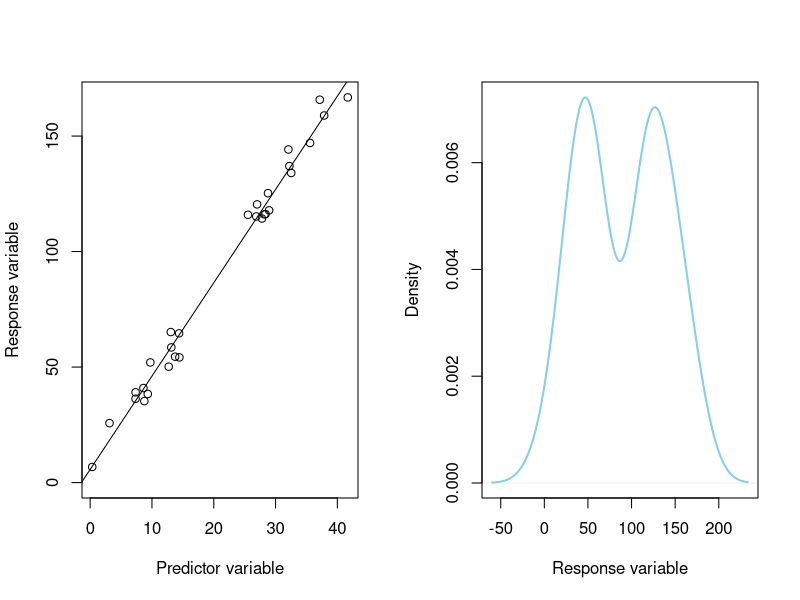
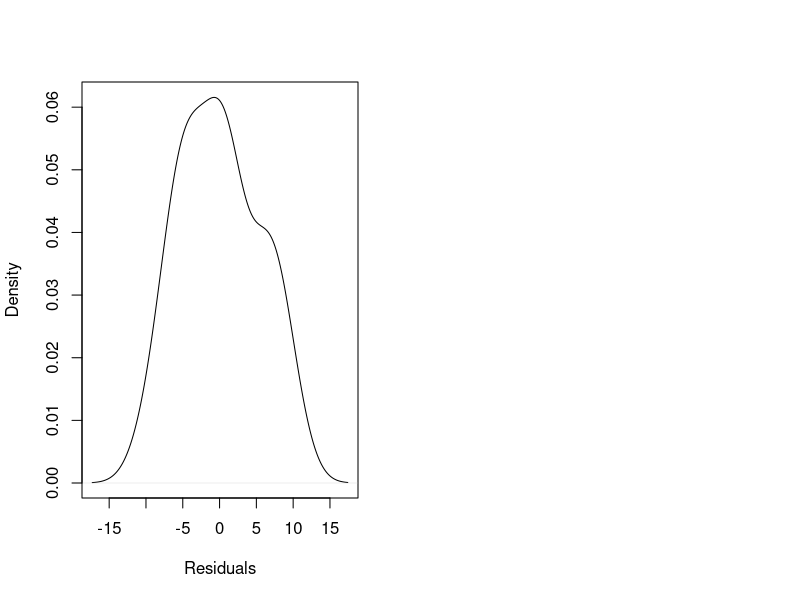
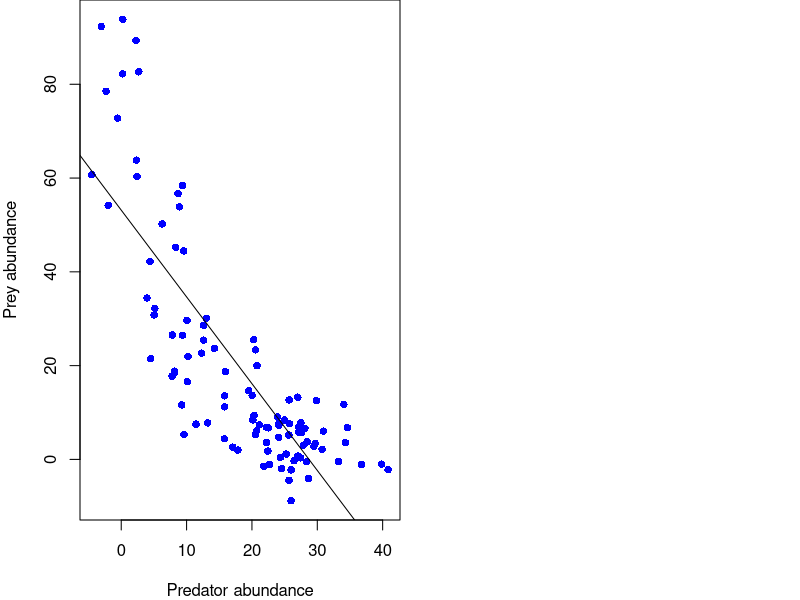
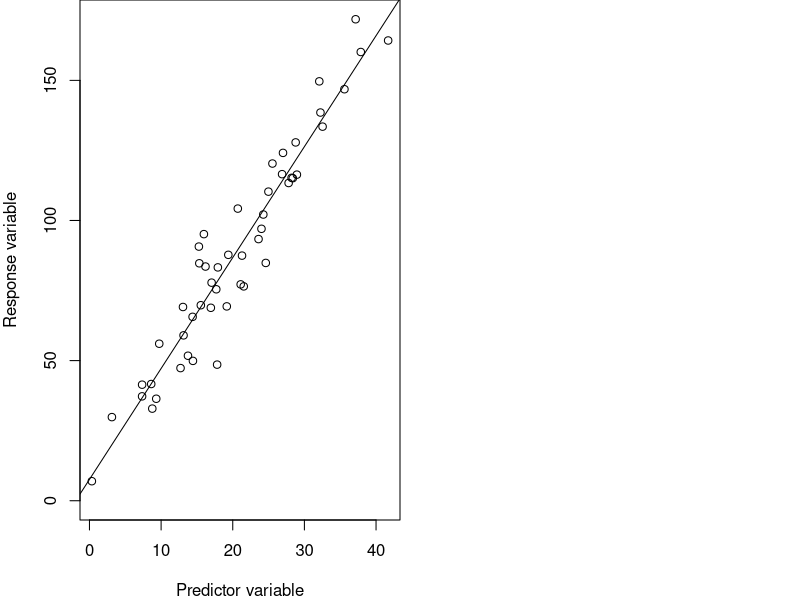
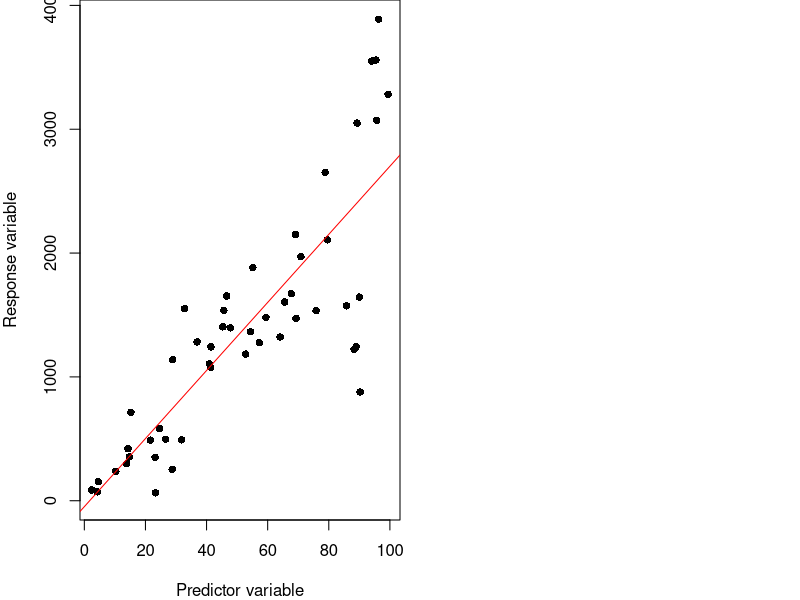
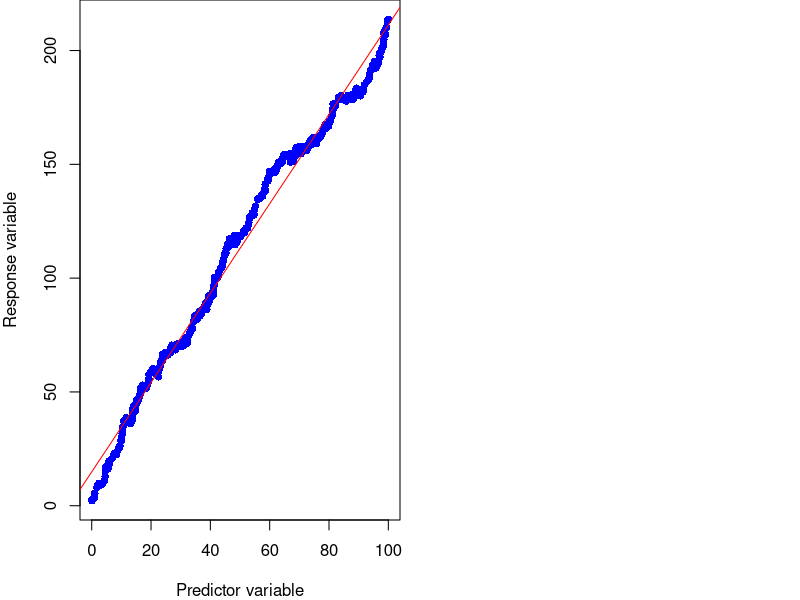
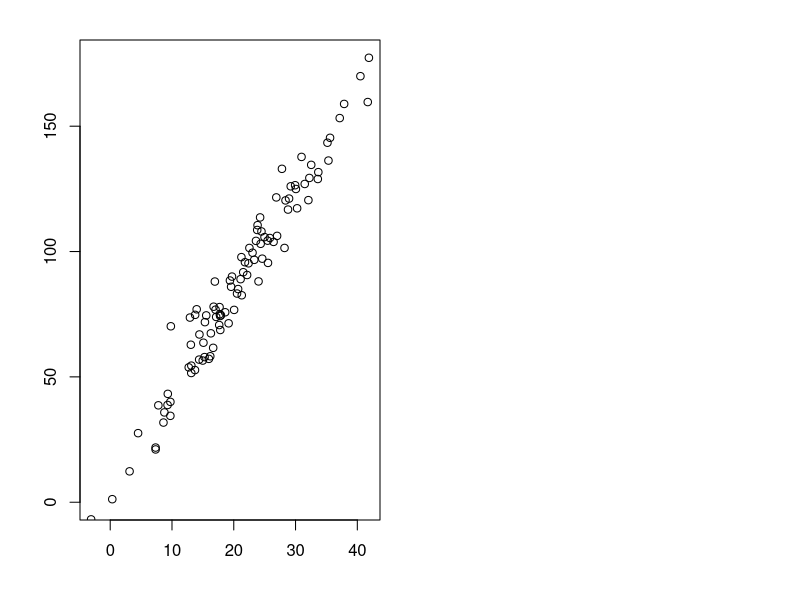
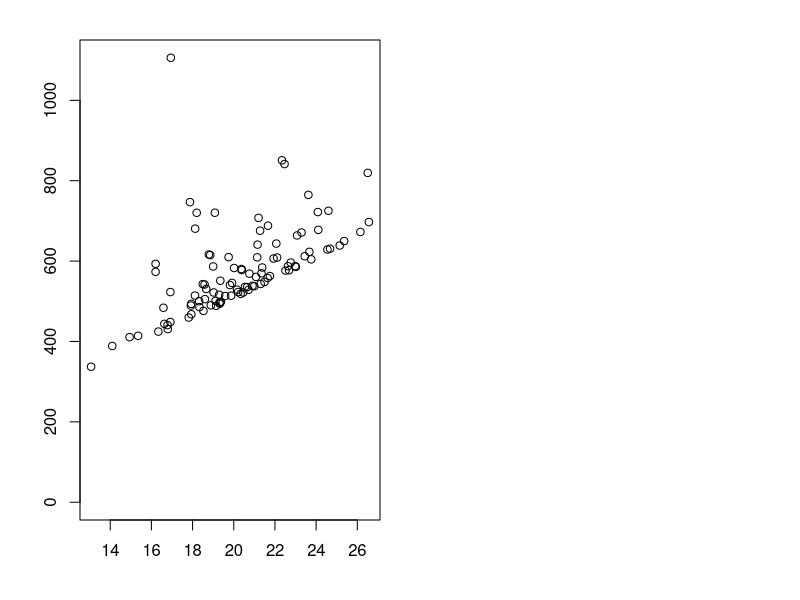

Source code (R) for these figures, in order: (Note: this script raises an error after producing the figures.)
## ---- chunk 1

knitr::opts_chunk$set(
	echo = TRUE,
	message = FALSE,
	warning = FALSE,
	cache = TRUE
)
## ---- chunk 2

#  NRES 710, Linear Regression (3)
#     University of Nevada, Reno
#     Assumptions of linear regression   

## ---- chunk 3
# Set the seed for reproducibility
set.seed(123)

# Set up the plotting area to display two plots side by side
par(mfrow = c(1, 2))

# Simulate data for the shallow slope
n <- 50
x1 <- rnorm(n, mean = 20, sd = 10)
y1 <- 5 + 4 * x1 + rnorm(n, mean = 0, sd = 8)

# Remove observations in the middle of x to create bimodal y
middle_range <- c(15, 25)
datum1 <- data.frame(x = x1, y = y1)
datum1 <- subset(datum1, x < middle_range[1] | x > middle_range[2])

# Plot the data with the shallow slope
plot(y ~ x, data = datum1,
     ylim=c(0, max(datum1$y)), xlab = "Predictor variable", ylab = "Response variable")

# Add a line to the plot for the shallow slope
results1 <- lm(y ~ x, data = datum1)
abline(results1)

# Plot the density of y
plot(density(datum1$y), col = "skyblue", xlab = "Response variable", ylab = "Density", main = "", lwd = 2)

# Examine normality of residuals
residuals <- resid(results1)
plot(density(residuals), xlab = "Residuals", main = "")
## ---- chunk 4
# Set the seed for reproducibility
set.seed(123); par(mar = c(4, 4, 0, 0)); par(mfrow=c(1,2))

# Simulate non-linear data
n <- 100
time <- seq(1, n)
prey_abundance <- 100 * exp(-0.05 * time) + rnorm(n, mean = 0, sd = 5)
predator_abundance <- 50 * (1 - exp(-0.01 * time)) + rnorm(n, mean = 0, sd = 5)

# Plot the data
plot(predator_abundance, prey_abundance, pch = 16, col = "blue",
     xlab = "Predator abundance", ylab = "Prey abundance")

# Fit a linear model
results <- lm(prey_abundance ~ predator_abundance)
abline(results)
## ---- chunk 5
# Set the seed for reproducibility
set.seed(123); par(mar = c(4, 4, 0, 0)); par(mfrow=c(1,2))

# Simulate data for the shallow slope
n <- 50
x1 <- rnorm(n, mean = 20, sd = 10)
y1 <- 5 + 4 * x1 + rnorm(n, mean = 0, sd = 12)

# Remove observations in the middle of x to create bimodal y
datum1 <- data.frame(x = x1, y = y1)

# Plot the data with the shallow slope
plot(y ~ x, data = datum1,
     ylim=c(0, max(datum1$y)), xlab = "Predictor variable", ylab = "Response variable")

# Add a line to the plot for the shallow slope
results1 <- lm(y ~ x, data = datum1)
abline(results1)
## ---- chunk 6
# Set the seed for reproducibility
set.seed(123); par(mar = c(4, 4, 0, 0)); par(mfrow=c(1,2))

# Simulate data with increasing variance (heteroscedasticity)
n <- 50
x1 <- runif(n, 0, 100)
y1 <- 20 + 25 * x1 + rnorm(n, mean = 0, sd = 10 * x1)

# Create a data frame
datum1 <- abs(data.frame(x = x1, y = y1))

# Fit a linear model
results1 <- lm(y ~ x, data = datum1)

# Predict values and calculate confidence intervals
predictions <- predict(results1, interval = "confidence", level = 0.95)
datum1 <- cbind(datum1, predictions)

# Plot the data
plot(datum1$x, datum1$y, ylim=c(0, max(datum1$y)), xlab = "Predictor variable", ylab = "Response variable", pch = 16)

# Add the regression line
abline(results1, col = "red")
## ---- chunk 7
# Set the seed for reproducibility
set.seed(123); par(mar = c(4, 4, 0, 0)); par(mfrow=c(1,2))

# # Simulate data with autocorrelation
# n <- 100
# x <- seq(1, n)
# phi <- 0.99  # Autoregressive parameter
# epsilon <- rnorm(n, mean = 0, sd = 5)  # Reduced noise term to make the autocorrelation more prominent
# y <- numeric(n)
# y[1] <- 5 + 2 * x[1] + epsilon[1]
# for (i in 2:n) {
#   y[i] <- 5 + 2 * x[i] + phi * (y[i-1] - (5 + 2 * x[i-1])) + epsilon[i]
# }
# 
# # Create a data frame
# data <- data.frame(x = x, y = y)

# Simulate data that are autocorrelated
n <- 500
x1 <- runif(n, 0, 100)

# Sort x1 from low to high
x1 <- sort(x1)

# Simulate error for each value using the mean of the previous value
error <- matrix(NA, length(x1), 1)
error[1,1] <- rnorm(1, mean = 0, sd = 1)
for (i in 2:length(x1)){
  error[i,1] <- rnorm(1, mean = error[i-1, 1], sd = 1)
}

# Create y values
y1 <- 3 + 2 * x1 + error

# Create dataframe
datum <- data.frame(x = x1, error = error, y = y1)

# Plot the data
plot(datum$x, datum$y, xlab = "Predictor variable", ylab = "Response variable", pch = 16, col = "blue")

# Fit a linear model
model <- lm(y ~ x, data = datum)

# Add the regression line to the graph
abline(model, col = "red")
## ---- chunk 8
# Load necessary libraries
library(knitr)

# Create the data frame
data <- data.frame(
  Group = c("Normality", "Linearity", "Homoscedasticity", "No autocorrelation"),
  `X-Y Scatterplot` = c("", "", "", ""),
  `Residuals Scatterplot` = c("", "", "", ""),
  `Histogram of Residuals` = c("", "", "", ""),
  `Autocorrelation Function (ACF)` = c("", "", "", "")
)

# Create the table
kable(data, col.names = c("Assumption", "X-Y Scatterplot", "Residuals Scatterplot", "Histogram of Residuals", "Autocorrelation Function (ACF)"))

## ---- chunk 9
# Set the seed for reproducibility
set.seed(123); par(mar = c(4, 4, 0, 0)); par(mfrow=c(1,2))

# Adjust margins: bottom, left, top, right
par(mar = c(4, 4, 2, 1))

# First, simulate data with no assumption violations
n <- 100
x1 <- rnorm(n, mean = 20, sd = 10)
y1 <- 5 + 4 * x1 + rnorm(n, mean = 0, sd = 8)

# Create dataframe
datum <- data.frame(x = x1, y = y1)

# Plot the data
plot(y ~ x, data = datum,
     ylim=c(0, max(datum$y)), xlab = "", ylab = "")

## ---- chunk 10
# Set the seed for reproducibility
set.seed(123); par(mar = c(4, 4, 0, 0)); par(mfrow=c(1,2))

# Adjust graph margins: bottom, left, top, right
par(mar = c(4, 4, 2, 1))

# Second, simulate data with a violation of normality
n <- 100
x <- rnorm(n, mean = 20, sd = 3)
y <- 10 + 25 * x + rnorm(n, mean = 0, sd = 8)^2

# Create dataframe
datum <- data.frame(x = x, y = y)

# Plot the data
plot(y ~ x, data = datum,
     ylim=c(0, max(datum$y)), xlab = "", ylab = "")

## ---- chunk 11
# Set the seed for reproducibility
set.seed(123); par(mar = c(4, 4, 0, 0)); par(mfrow=c(1,2))

# Adjust graph margins: bottom, left, top, right
par(mar = c(4, 4, 2, 1))

# Simulate data with a violation of linearity
n <- 100
x <- runif(n, 0, 10)
y <- 3 + 2 * x - 0.18 * x^2 + rnorm(n, mean = 0, sd = 1)

# Create dataframe
datum <- data.frame(x = x, y = y)

# Plot the data
plot(y ~ x, data = datum,
     ylim=c(0, max(datum$y)), xlab = "", ylab = "")

## ---- chunk 12
# Set the seed for reproducibility
set.seed(123); par(mar = c(4, 4, 0, 0)); par(mfrow=c(1,2))

# Adjust graph margins: bottom, left, top, right
par(mar = c(4, 4, 2, 1))

# Simulate data that are heteroscedastic
n <- 100
x1 <- runif(n, 0, 10)
y1 <- 5 + 4 * x1 + rnorm(n, mean = 0, sd = 1 * x1)

# Create dataframe
datum <- data.frame(x = x1, y = y1)

# Plot the data
plot(y ~ x, data = datum,
     ylim=c(0, max(datum$y)), xlab = "", ylab = "")

## ---- chunk 13
# Set the seed for reproducibility
set.seed(123); par(mar = c(4, 4, 0, 0)); par(mfrow=c(1,2))

# Adjust graph margins: bottom, left, top, right
par(mar = c(4, 4, 2, 1))

# Simulate data that are autocorrelated
n <- 100
x1 <- runif(n, 0, 10)

# Sort x1 from low to high
x1 <- sort(x1)

# Simulate error for each value using the mean of the previous value
error <- matrix(NA, length(x1), 1)
error[1,1] <- rnorm(1, mean = 0, sd = 1)
for (i in 2:length(x1)){
  error[i,1] <- rnorm(1, mean = error[i-1, 1], sd = 1)
}

# Create y values
y1 <- 3 + 2 * x1 + error

# Create dataframe
datum <- data.frame(x = x1, error = error, y = y1)

# Fit a linear model to the data
model <- lm(y1 ~ x1, data = datum)

# Get predicted values and residuals from the model
datum$predicted <- predict(model)
datum$residuals <- resid(model)

# Set up two side-by-side plots
par(mfrow = c(1, 2))

# First plot: Original data with regression line
plot(y1 ~ x1, data = datum,
     xlab = "x", ylab = "y")

# Second plot: Same graph with residual lines
plot(y1 ~ x1, data = datum,
     xlab = "x", ylab = "y",
     main = "Residuals (Lines to Regression Line)")
abline(model, col = "blue", lwd = 2)

# Add lines connecting points to the regression line (visualizing residuals)
for (i in 1:n) {
  segments(x0 = datum$x[i], y0 = datum$y[i], 
           x1 = datum$x[i], y1 = datum$predicted[i], 
           col = "red")
}

# Examine autocorrelation in the error term
print(datum[10:20,])

## ---- chunk 14
# Set the seed for reproducibility
set.seed(123)

# Set up the plotting area to display two plots side by side
par(mfrow = c(1, 2))

# Simulate data for the shallow slope
n <- 50
x1 <- rnorm(n, mean = 20, sd = 10)
y1 <- 5 + 4 * x1 + rnorm(n, mean = 0, sd = 8)

# Create dataframe
datum1 <- data.frame(x = x1, y = y1)

# Plot the data
plot(y ~ x, data = datum1,
     ylim=c(0, max(datum1$y)), xlab = "Predictor variable", ylab = "Response variable")

# Add a line to the plot for the shallow slope
results1 <- lm(y ~ x, data = datum1)
abline(results1)

# Calculate residuals
residuals1 <- residuals(results1)

# Plot the residuals
plot(datum1$x, residuals1, xlab = "Predictor variable", ylab = "Residuals")
abline(h = 0, col = "red", lty = 2)

## ---- chunk 15
# Set the seed for reproducibility
set.seed(111)

# Set up the plotting area to display two plots side by side
par(mfrow = c(1, 2))

# Simulate data for the shallow slope
n <- 100
x1 <- runif(n, 0, 50)
y1 <- 5 + 4 * x1 + rnorm(n, mean = 0, sd = 0.15 * x1)

# Create dataframe
datum1 <- data.frame(x = x1, y = y1)

# Plot the data
plot(y ~ x, data = datum1,
     ylim=c(0, max(datum1$y)), xlab = "Predictor variable", ylab = "Response variable")

# Add a line to the plot for the shallow slope
results1 <- lm(y ~ x, data = datum1)
abline(results1)

# Calculate residuals
residuals1 <- residuals(results1)

# Plot the residuals
plot(datum1$x, residuals1, xlab = "Predictor variable", ylab = "Residuals")
abline(h = 0, col = "red", lty = 2)

## ---- chunk 16
# Set the seed for reproducibility
set.seed(111)

# Set up the plotting area to display two plots side by side
par(mfrow = c(2, 2))

# Simulate data with non-normally distributed error
n <- 100
x <- rnorm(n, mean = 20, sd = 3)
y <- 10 + 25 * x + rnorm(n, mean = 0, sd = 8)^2

# Create dataframe
datum <- data.frame(x = x, y = y)

# Simple linear model
results1 <- lm(y ~ x, data = datum)

# Calculate residuals
residuals1 <- residuals(results1)

# Plot the residuals
plot(datum$x, residuals1, xlab = "", ylab = "", main = "Non-normal error")
abline(h = 0, col = "red", lty = 2)


### Simulate nonlinear data
n <- 100
x <- runif(n, 0, 10)
y <- 3 + 2 * x - 0.18 * x^2 + rnorm(n, mean = 0, sd = 1)

# Create dataframe
datum <- data.frame(x = x, y = y)

# Simple linear model
results1 <- lm(y ~ x, data = datum)

# Calculate residuals
residuals1 <- residuals(results1)

# Plot the residuals
plot(datum$x, residuals1, xlab = "", ylab = "", main = "Nonlinearity")
abline(h = 0, col = "red", lty = 2)


### Simulate data that are autocorrelated
n <- 100
x1 <- runif(n, 0, 10)

# Sort x1 from low to high
x1 <- sort(x1)

# Simulate error for each value using the mean of the previous value
error <- matrix(NA, length(x1), 1)
error[1,1] <- rnorm(1, mean = 0, sd = 1)
for (i in 2:length(x1)){
  error[i,1] <- rnorm(1, mean = error[i-1, 1], sd = 1)
}

# Create y values
y1 <- 3 + 2 * x1 + error

# Create dataframe
datum <- data.frame(x = x1, error = error, y = y1)

# Simple linear model
results1 <- lm(y ~ x, data = datum)

# Calculate residuals
residuals1 <- residuals(results1)

# Plot the residuals
plot(datum$x, residuals1, xlab = "", ylab = "", main = "Autocorrelation")
abline(h = 0, col = "red", lty = 2)


### Simulate heteroscedastic data
n <- 100
x1 <- runif(n, 0, 50)
y1 <- 5 + 4 * x1 + rnorm(n, mean = 0, sd = 0.15 * x1)

# Create dataframe
datum1 <- data.frame(x = x1, y = y1)

# Simple linear model
results1 <- lm(y ~ x, data = datum1)

# Calculate residuals
residuals1 <- residuals(results1)

# Plot the residuals
plot(datum1$x, residuals1, xlab = "", ylab = "", main = "Heteroscedasticity")
abline(h = 0, col = "red", lty = 2)

## ---- chunk 17
# Set the seed for reproducibility
set.seed(123)

# Set up the plotting area to display two plots side by side
par(mfrow = c(1, 2))

### Simulate data with normally distributed error
n <- 100
x1 <- rnorm(n, mean = 20, sd = 10)
y1 <- 5 + 4 * x1 + rnorm(n, mean = 0, sd = 8)

# Create dataframe
datum <- data.frame(x = x1, y = y1)

# Simple linear model
results1 <- lm(y ~ x, data = datum)

# Calculate residuals
residuals1 <- residuals(results1)

# Plot the density of residuals
plot(density(residuals1), main = "Normal error", xlab = "Residuals", ylab = "Freq")

### Simulate data with non-normally distributed error
n <- 100
x <- rnorm(n, mean = 20, sd = 3)
y <- 10 + 25 * x + rnorm(n, mean = 0, sd = 8)^2

# Create dataframe
datum <- data.frame(x = x, y = y)

# Simple linear model
results1 <- lm(y ~ x, data = datum)

# Calculate residuals
residuals1 <- residuals(results1)

# Plot the density of residuals
plot(density(residuals1), main = "Non-normal error", xlab = "Residuals", ylab = "Freq")

## ---- chunk 18
# Set the seed for reproducibility
set.seed(123)

# Adjust graph margins: bottom, left, top, right
par(mar = c(4, 4, 2, 1))
par(mfrow = c(1, 2))

# Simulate data with a violation of linearity
n <- 100
x <- runif(n, 0, 10)
x <- sort(x)
y <- 3 + 2 * x - 0.18 * x^2 + rnorm(n, mean = 0, sd = 1)

# Create dataframe
datum <- data.frame(x = x, y = y)

# Plot the data
plot(y ~ x, data = datum,
     ylim=c(0, max(datum$y)), xlab = "", ylab = "",
     main = "Non-linear")

# Linear regression
results <- lm(y ~ x, data = datum)

# Plot the line
abline(results)

# ACF
acf(y, ylab = "Autocorrelation function (ACF)", main = "")

## ---- chunk 19
# Load necessary libraries
library(knitr)

# Create the data frame
data <- data.frame(
  Group = c("Normality", "Linearity", "Homoscedasticity", "No autocorrelation"),
  `X-Y Scatterplot` = c("X", "X", "X", "X"),
  `Residuals Scatterplot` = c("X", "X", "X", "X"),
  `Histogram of Residuals` = c("!!", "", "", ""),
  `Autocorrelation Function (ACF)` = c("", "**", "", "!!")
)

# Create the table
kable(data, col.names = c("Assumption", "X-Y Scatterplot", "Residuals Scatterplot", "Histogram of Residuals", "Autocorrelation Function (ACF)"))

## ---- chunk 20
# Clear the memory
rm(list=ls())

# Load the data
datum <- read.csv("lecture_5_good_data.csv")
nonlinear <- read.csv("lecture_5_nonlinear_data.csv")
norm <- read.csv("lecture_5_nonnormal_data.csv")
hetero <- read.csv("lecture_5_heteroscedastic_data.csv")
auto <- read.csv("lecture_5_autocorrelated_data.csv")

# Plot the good data
plot(y ~ x, data = datum)

## ---- chunk 21
# Plot the nonlinear data
plot(y ~ x, data = nonlinear)

## ---- chunk 22
# Plot the nonnormal data
plot(y ~ x, data = norm)

## ---- chunk 23
# Plot the data
plot(y ~ x, data = hetero)

## ---- chunk 24
# Plot the autocorrelated data
plot(y ~ x, data = auto)

## ---- chunk 25
# Fit linear regression models to the five datasets
results <- lm(y ~ x, data = datum)
resultsNonlinear <- lm(y ~ x, data = nonlinear)
resultsNorm <- lm(y ~ x, data = norm)
resultsHetero <- lm(y ~ x, data = hetero)
resultsAuto <- lm(y ~ x, data = auto)

## ---- chunk 26
# Examine the residuals (just the first ~20)
residuals(results)[1:20]

## ---- chunk 27
# Mean of the error
mean(residuals(results))

# Standard deviation of the error
sd(residuals(results))

# This number is similar to the 'Residual standard error' from our lm() summary
summary(results)

## ---- chunk 28
# Simple way
plot(residuals(results))

## ---- chunk 29
# Correct way to examine residuals plot
plot(residuals(results) ~ datum$x)

# Add a horizontal line at y = 0
abline(a = 0, b = 0)

## ---- chunk 30
# Correct way to examine residuals plot
plot(residuals(resultsNonlinear) ~ nonlinear$x)

# Add a horizontal line at y = 0
abline(a = 0, b = 0)

## ---- chunk 31
# Correct way to examine residuals plot
plot(residuals(resultsNorm) ~ norm$x)

# Add a horizontal line at y = 0
abline(a = 0, b = 0)

## ---- chunk 32
# Correct way to examine residuals plot
plot(residuals(resultsHetero) ~ hetero$x)

# Add a horizontal line at y = 0
abline(a = 0, b = 0)

## ---- chunk 33
# Correct way to examine residuals plot
plot(residuals(resultsAuto) ~ auto$x)

# Add a horizontal line at y = 0
abline(a = 0, b = 0)

## ---- chunk 34
# Histogram of residuals
hist(residuals(results))

## ---- chunk 35
# Histogram of residuals
hist(residuals(resultsNorm))

## ---- chunk 36
# Histogram of residuals
hist(residuals(resultsHetero))

## ---- chunk 37
# Make two graphs side-by-side
par(mfrow = c(1, 2))

# Default setting
hist(residuals(resultsHetero))

# Revisualizing with more breaks
hist(residuals(resultsHetero), breaks = 10)

## ---- chunk 38
# Autocorrelation function for normal data
acf(residuals(results)[order(datum$x)])

## ---- chunk 39
# Autocorrelation function for normal data
acf(residuals(resultsAuto)[order(auto$x)])

## ---- chunk 40
# Recall the scatterplot for the nonlinear data
plot(y ~ x, data = nonlinear)

# Autocorrelation function with correct order
acf(residuals(resultsNonlinear)[order(nonlinear$x)])




## ---- chunk 41
########################## 'Truth' ############################ 
### Code for simulating data that were analyzed in this lecture

# Set the seed for reproducibility
set.seed(123)

## Simulate data with no assumption violations
n <- 100
x1 <- rnorm(n, mean = 20, sd = 10)
y1 <- 5 + 4 * x1 + rnorm(n, mean = 0, sd = 8)

# Create dataframe
datum <- data.frame(x = x1, y = y1)

# Save the CSV file
write.csv(datum, "lecture_5_good_data.csv")


## Simulate data with a violation of normality
n <- 100
x <- rnorm(n, mean = 20, sd = 3)
y <- 10 + 25 * x + rnorm(n, mean = 0, sd = 8)^2

# Create dataframe
datum <- data.frame(x = x, y = y)

# Save the CSV file
write.csv(datum, "lecture_5_nonnormal_data.csv")


## Simulate data with a violation of linearity
n <- 100
x <- runif(n, 0, 10)
#x <- sort(x)
y <- 3 + 2 * x - 0.18 * x^2 + rnorm(n, mean = 0, sd = 1)

# Create dataframe
datum <- data.frame(x = x, y = y)

# Save the CSV file
write.csv(datum, "lecture_5_nonlinear_data.csv")


## Simulate data that are heteroscedastic
n <- 100
x1 <- runif(n, 0, 10)
y1 <- 5 + 4 * x1 + rnorm(n, mean = 0, sd = 1 * x1)

# Create dataframe
datum <- data.frame(x = x1, y = y1)

# Save the CSV file
write.csv(datum, "lecture_5_heteroscedastic_data.csv")


## Simulate data that are autocorrelated
n <- 100
x1 <- runif(n, 0, 10)

# Sort x1 from low to high
x1 <- sort(x1)

# Simulate error for each value using the mean of the previous value
error <- matrix(NA, length(x1), 1)
error[1,1] <- rnorm(1, mean = 0, sd = 1)
for (i in 2:length(x1)){
  error[i,1] <- rnorm(1, mean = error[i-1, 1], sd = 1)
}

# Create y values
y1 <- 3 + 2 * x1 + error

# Create dataframe
datum <- data.frame(x = x1, error = error, y = y1)

# Save the CSV file
write.csv(datum, "lecture_5_autocorrelated_data.csv")
